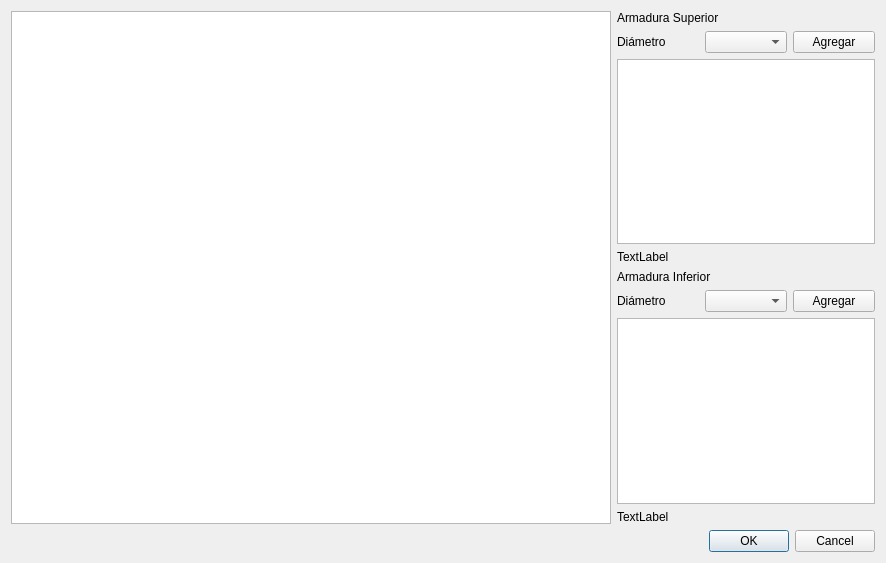
<?xml version="1.0" encoding="UTF-8"?>
<ui version="4.0">
 <class>DlgSetArmadurasFelxion</class>
 <widget class="QDialog" name="DlgSetArmadurasFelxion">
  <property name="geometry">
   <rect>
    <x>0</x>
    <y>0</y>
    <width>886</width>
    <height>563</height>
   </rect>
  </property>
  <property name="windowTitle">
   <string>Armadura de flexión</string>
  </property>
  <layout class="QVBoxLayout" name="verticalLayout_5">
   <item>
    <layout class="QHBoxLayout" name="horizontalLayout_4">
     <item>
      <widget class="QGraphicsView" name="graficoArmadura">
       <property name="minimumSize">
        <size>
         <width>600</width>
         <height>0</height>
        </size>
       </property>
      </widget>
     </item>
     <item>
      <layout class="QVBoxLayout" name="verticalLayout_4">
       <item>
        <layout class="QVBoxLayout" name="verticalLayout">
         <item>
          <widget class="QLabel" name="label_3">
           <property name="text">
            <string>Armadura Superior</string>
           </property>
          </widget>
         </item>
         <item>
          <layout class="QHBoxLayout" name="horizontalLayout">
           <item>
            <widget class="QLabel" name="label">
             <property name="text">
              <string>Diámetro</string>
             </property>
            </widget>
           </item>
           <item>
            <widget class="QComboBox" name="cboHierrosSuperiores"/>
           </item>
           <item>
            <widget class="QPushButton" name="btnAgregarHierroSuperior">
             <property name="text">
              <string>Agregar</string>
             </property>
            </widget>
           </item>
          </layout>
         </item>
         <item>
          <widget class="QListWidget" name="lstHierroSuperior"/>
         </item>
        </layout>
       </item>
       <item>
        <widget class="QLabel" name="lblTotalHierroSuperior">
         <property name="text">
          <string>TextLabel</string>
         </property>
        </widget>
       </item>
       <item>
        <layout class="QVBoxLayout" name="verticalLayout_3">
         <item>
          <widget class="QLabel" name="label_4">
           <property name="text">
            <string>Armadura Inferior</string>
           </property>
          </widget>
         </item>
         <item>
          <layout class="QHBoxLayout" name="horizontalLayout_3">
           <item>
            <widget class="QLabel" name="label_5">
             <property name="text">
              <string>Diámetro</string>
             </property>
            </widget>
           </item>
           <item>
            <widget class="QComboBox" name="cboHierrosInferiores"/>
           </item>
           <item>
            <widget class="QPushButton" name="btnAgregarHierroInferior">
             <property name="text">
              <string>Agregar</string>
             </property>
            </widget>
           </item>
          </layout>
         </item>
         <item>
          <widget class="QListWidget" name="lstHierroInferior"/>
         </item>
         <item>
          <widget class="QLabel" name="lblTotalHierroInferior">
           <property name="text">
            <string>TextLabel</string>
           </property>
          </widget>
         </item>
        </layout>
       </item>
      </layout>
     </item>
    </layout>
   </item>
   <item>
    <widget class="QDialogButtonBox" name="buttonBox">
     <property name="orientation">
      <enum>Qt::Horizontal</enum>
     </property>
     <property name="standardButtons">
      <set>QDialogButtonBox::Cancel|QDialogButtonBox::Ok</set>
     </property>
    </widget>
   </item>
  </layout>
 </widget>
 <resources/>
 <connections>
  <connection>
   <sender>buttonBox</sender>
   <signal>accepted()</signal>
   <receiver>DlgSetArmadurasFelxion</receiver>
   <slot>accept()</slot>
   <hints>
    <hint type="sourcelabel">
     <x>248</x>
     <y>254</y>
    </hint>
    <hint type="destinationlabel">
     <x>157</x>
     <y>274</y>
    </hint>
   </hints>
  </connection>
  <connection>
   <sender>buttonBox</sender>
   <signal>rejected()</signal>
   <receiver>DlgSetArmadurasFelxion</receiver>
   <slot>reject()</slot>
   <hints>
    <hint type="sourcelabel">
     <x>316</x>
     <y>260</y>
    </hint>
    <hint type="destinationlabel">
     <x>286</x>
     <y>274</y>
    </hint>
   </hints>
  </connection>
 </connections>
</ui>
